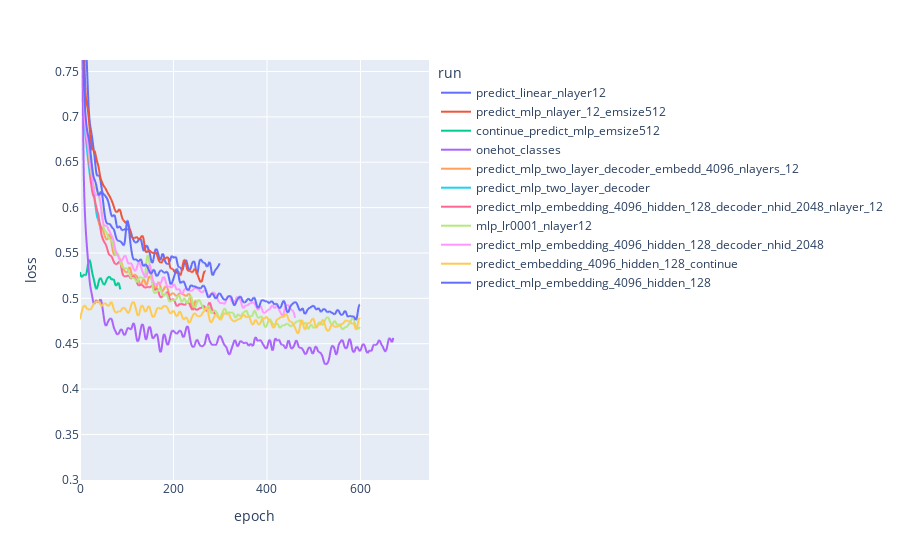

Notebook code for this chart:
### Code cell
long_df = make_long_loss_df(losses_dict, smooth=lambda x : scipy.ndimage.gaussian_filter1d(x, 3, mode="nearest"))
long_df = long_df[long_df.run.isin(show_only)]
fig = px.line(long_df, x="epoch", y='loss', color="run")
fig.update_layout(height=800)
fig

### Figure 1 — Plotly figure (JSON) as saved in the notebook; plotly's stock layout.template omitted (floating-point values rounded to 4 significant figures; data arrays with more than 128 entries replaced by an {"elided": "..."} marker saying what was removed)
{"data": [{"hovertemplate": "run=predict_linear_nlayer12<br>epoch=%{x}<br>loss=%{y}<extra></extra>", "legendgroup": "predict_linear_nlayer12", "line": {"color": "#636efa", "dash": "solid"}, "marker": {"symbol": "circle"}, "mode": "lines", "name": "predict_linear_nlayer12", "showlegend": true, "type": "scattergl", "x": {"elided": "800 int values"}, "xaxis": "x", "y": {"elided": "800 float values"}, "yaxis": "y"}, {"hovertemplate": "run=predict_mlp_nlayer_12_emsize512<br>epoch=%{x}<br>loss=%{y}<extra></extra>", "legendgroup": "predict_mlp_nlayer_12_emsize512", "line": {"color": "#EF553B", "dash": "solid"}, "marker": {"symbol": "circle"}, "mode": "lines", "name": "predict_mlp_nlayer_12_emsize512", "showlegend": true, "type": "scattergl", "x": {"elided": "800 int values"}, "xaxis": "x", "y": {"elided": "800 float values"}, "yaxis": "y"}, {"hovertemplate": "run=continue_predict_mlp_emsize512<br>epoch=%{x}<br>loss=%{y}<extra></extra>", "legendgroup": "continue_predict_mlp_emsize512", "line": {"color": "#00cc96", "dash": "solid"}, "marker": {"symbol": "circle"}, "mode": "lines", "name": "continue_predict_mlp_emsize512", "showlegend": true, "type": "scattergl", "x": {"elided": "800 int values"}, "xaxis": "x", "y": {"elided": "800 float values"}, "yaxis": "y"}, {"hovertemplate": "run=onehot_classes<br>epoch=%{x}<br>loss=%{y}<extra></extra>", "legendgroup": "onehot_classes", "line": {"color": "#ab63fa", "dash": "solid"}, "marker": {"symbol": "circle"}, "mode": "lines", "name": "onehot_classes", "showlegend": true, "type": "scattergl", "x": {"elided": "800 int values"}, "xaxis": "x", "y": {"elided": "800 float values"}, "yaxis": "y"}, {"hovertemplate": "run=predict_mlp_two_layer_decoder_embedd_4096_nlayers_12<br>epoch=%{x}<br>loss=%{y}<extra></extra>", "legendgroup": "predict_mlp_two_layer_decoder_embedd_4096_nlayers_12", "line": {"color": "#FFA15A", "dash": "solid"}, "marker": {"symbol": "circle"}, "mode": "lines", "name": "predict_mlp_two_layer_decoder_embedd_4096_nlayers_12", "showlegend": true, "type": "scattergl", "visible": true, "x": {"elided": "800 int values"}, "xaxis": "x", "y": {"elided": "800 float values"}, "yaxis": "y"}, {"hovertemplate": "run=predict_mlp_two_layer_decoder<br>epoch=%{x}<br>loss=%{y}<extra></extra>", "legendgroup": "predict_mlp_two_layer_decoder", "line": {"color": "#19d3f3", "dash": "solid"}, "marker": {"symbol": "circle"}, "mode": "lines", "name": "predict_mlp_two_layer_decoder", "showlegend": true, "type": "scattergl", "x": {"elided": "800 int values"}, "xaxis": "x", "y": {"elided": "800 float values"}, "yaxis": "y"}, {"hovertemplate": "run=predict_mlp_embedding_4096_hidden_128_decoder_nhid_2048_nlayer_12<br>epoch=%{x}<br>loss=%{y}<extra></extra>", "legendgroup": "predict_mlp_embedding_4096_hidden_128_decoder_nhid_2048_nlayer_12", "line": {"color": "#FF6692", "dash": "solid"}, "marker": {"symbol": "circle"}, "mode": "lines", "name": "predict_mlp_embedding_4096_hidden_128_decoder_nhid_2048_nlayer_12", "showlegend": true, "type": "scattergl", "visible": true, "x": {"elided": "800 int values"}, "xaxis": "x", "y": {"elided": "800 float values"}, "yaxis": "y"}, {"hovertemplate": "run=mlp_lr0001_nlayer12<br>epoch=%{x}<br>loss=%{y}<extra></extra>", "legendgroup": "mlp_lr0001_nlayer12", "line": {"color": "#B6E880", "dash": "solid"}, "marker": {"symbol": "circle"}, "mode": "lines", "name": "mlp_lr0001_nlayer12", "showlegend": true, "type": "scattergl", "x": {"elided": "800 int values"}, "xaxis": "x", "y": {"elided": "800 float values"}, "yaxis": "y"}, {"hovertemplate": "run=predict_mlp_embedding_4096_hidden_128_decoder_nhid_2048<br>epoch=%{x}<br>loss=%{y}<extra></extra>", "legendgroup": "predict_mlp_embedding_4096_hidden_128_decoder_nhid_2048", "line": {"color": "#FF97FF", "dash": "solid"}, "marker": {"symbol": "circle"}, "mode": "lines", "name": "predict_mlp_embedding_4096_hidden_128_decoder_nhid_2048", "showlegend": true, "type": "scattergl", "visible": true, "x": {"elided": "800 int values"}, "xaxis": "x", "y": {"elided": "800 float values"}, "yaxis": "y"}, {"hovertemplate": "run=predict_embedding_4096_hidden_128_continue<br>epoch=%{x}<br>loss=%{y}<extra></extra>", "legendgroup": "predict_embedding_4096_hidden_128_continue", "line": {"color": "#FECB52", "dash": "solid"}, "marker": {"symbol": "circle"}, "mode": "lines", "name": "predict_embedding_4096_hidden_128_continue", "showlegend": true, "type": "scattergl", "x": {"elided": "800 int values"}, "xaxis": "x", "y": {"elided": "800 float values"}, "yaxis": "y"}, {"hovertemplate": "run=predict_mlp_embedding_4096_hidden_128<br>epoch=%{x}<br>loss=%{y}<extra></extra>", "legendgroup": "predict_mlp_embedding_4096_hidden_128", "line": {"color": "#636efa", "dash": "solid"}, "marker": {"symbol": "circle"}, "mode": "lines", "name": "predict_mlp_embedding_4096_hidden_128", "showlegend": true, "type": "scattergl", "x": {"elided": "800 int values"}, "xaxis": "x", "y": {"elided": "800 float values"}, "yaxis": "y"}], "layout": {"autosize": true, "legend": {"title": {"text": "run"}, "tracegroupgap": 0}, "margin": {"t": 60}, "xaxis": {"anchor": "y", "autorange": false, "domain": [0, 1], "range": [0, 746.6], "title": {"text": "epoch"}, "type": "linear"}, "yaxis": {"anchor": "x", "autorange": false, "domain": [0, 1], "range": [0.2998, 0.7627], "title": {"text": "loss"}, "type": "linear"}}}
